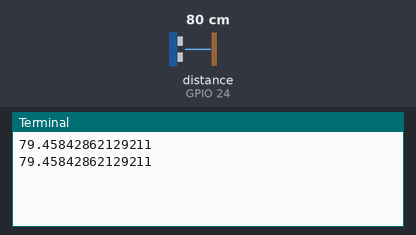
The program below on a simulated Raspberry Pi (BCM pin numbers). Parts: the last lines printed to the terminal. The inputs (shaded band) are chosen by the test bench; at power-on: distance to the obstacle (sensor on GPIO 24) 80 cm. The echo pulse lasts 58.3 µs per cm; the clock reads 2024-03-15 10:24:30 at power-on unless the program sets it.

Above: at 1.2 s.
1.3 s: distance to the obstacle (sensor on GPIO 24) set to 2 cm
At 1.7 s:
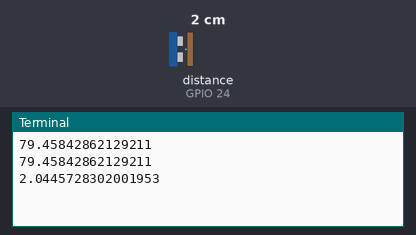
2.8 s: distance to the obstacle (sensor on GPIO 24) set to 4 cm
At 3.6 s:
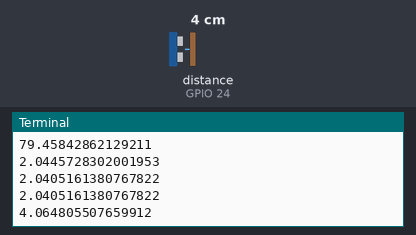
Timing chart, 0 to 5.8 s (numbered marks = the images above; inputs shaded):
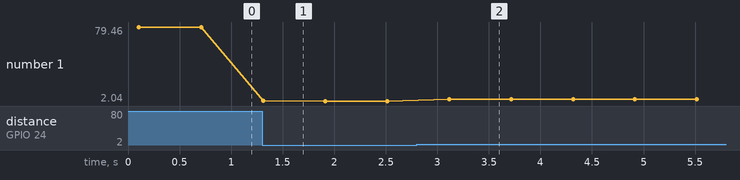

The program:

distance.py
```python
import RPi.GPIO as GPIO
import time

GPIO.setwarnings(False)
GPIO.setmode(GPIO.BCM)

TRIG = 23
ECHO = 24

GPIO.setup(TRIG, GPIO.OUT)
GPIO.setup(ECHO, GPIO.IN)

def get_distance():

    GPIO.output(TRIG, False)
    time.sleep(0.1)
    GPIO.output(TRIG, True)
    time.sleep(0.00001)
    GPIO.output(TRIG, False)

    while GPIO.input(ECHO)==0:
        start = time.time()

    while GPIO.input(ECHO)==1:
        end = time.time()

    return (end - start) * 17015

while True:
    distance = get_distance()
    print (distance)
    time.sleep(0.5)

GPIO.cleanup()
```

Measured:
- after the input at 1.3 s, the terminal: prints a new line at once (image 1)
- after the input at 2.8 s, the terminal: prints a new line after 0.31 s (image 2)
- plotted number 1: 79.46 → 2.04 after the input at 1.3 s, 2.04 → 4.07 after the input at 2.8 s
